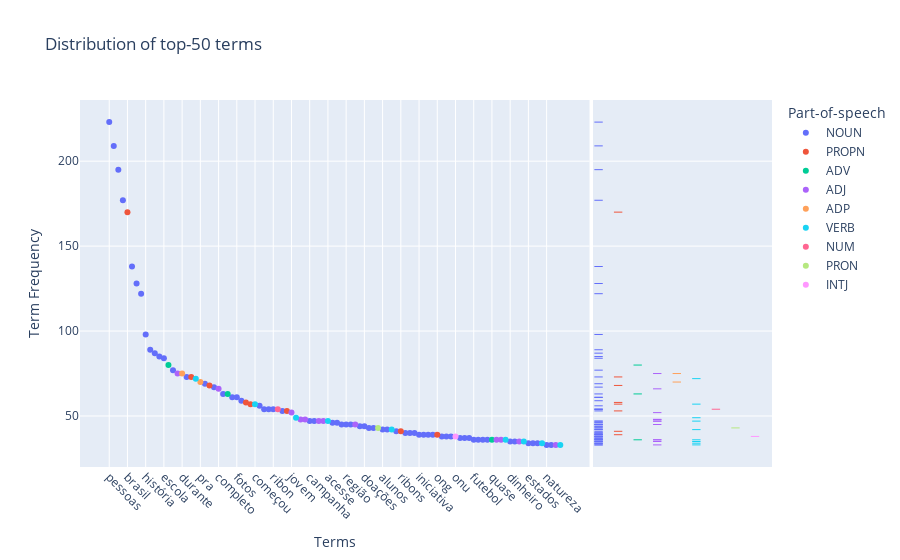

The notebook cell this image was saved under:
### Code cell
plot_wordcloud(data['Without_stopwords'])
plot_term_scatter(data, 'Without_stopwords')

### Figure 1 — Plotly figure (JSON) as saved in the notebook; plotly's stock layout.template omitted (floating-point values rounded to 4 significant figures)
{"data": [{"hovertemplate": "Part-of-speech=NOUN<br>Terms=%{x}<br>Term Frequency=%{y}<extra></extra>", "legendgroup": "NOUN", "marker": {"color": "#636efa", "symbol": "circle"}, "mode": "markers", "name": "NOUN", "orientation": "v", "showlegend": true, "type": "scatter", "x": ["pessoas", "mundo", "mulheres", "projeto", "vida", "crianças", "país", "história", "trabalho", "cidade", "animais", "escola", "água", "lixo", "casa", "texto", "comunidade", "alimentos", "fotos", "ideia", "plástico", "cultura", "situação", "ribon", "jovens", "campanha", "espaço", "janeiro", "ambiente", "empresa", "região", "estudantes", "indígenas", "doações", "rua", "universidade", "alunos", "semana", "mulher", "refugiados", "sul", "série", "iniciativa", "histórias", "países", "vídeo", "população", "violência", "parceria", "objetivo", "educação", "imagens", "futebol", "luta", "indígena", "comunidades", "dinheiro", "organização", "estados", "negras", "mãe", "natureza", "centro"], "xaxis": "x", "y": [223, 209, 195, 177, 138, 128, 122, 98, 89, 87, 85, 84, 77, 73, 69, 67, 63, 61, 61, 59, 56, 54, 54, 54, 53, 47, 47, 46, 46, 45, 45, 45, 44, 44, 43, 43, 42, 42, 41, 40, 40, 40, 39, 39, 39, 39, 38, 38, 38, 37, 37, 37, 36, 36, 36, 36, 35, 35, 34, 34, 34, 33, 33], "yaxis": "y"}, {"alignmentgroup": "True", "boxpoints": "all", "fillcolor": "rgba(255,255,255,0)", "hoveron": "points", "hovertemplate": "Part-of-speech=NOUN<br>Term Frequency=%{y}<extra></extra>", "jitter": 0, "legendgroup": "NOUN", "line": {"color": "rgba(255,255,255,0)"}, "marker": {"color": "#636efa", "symbol": "line-ew-open"}, "name": "NOUN", "offsetgroup": "NOUN", "showlegend": false, "type": "box", "xaxis": "x2", "y": [223, 209, 195, 177, 138, 128, 122, 98, 89, 87, 85, 84, 77, 73, 69, 67, 63, 61, 61, 59, 56, 54, 54, 54, 53, 47, 47, 46, 46, 45, 45, 45, 44, 44, 43, 43, 42, 42, 41, 40, 40, 40, 39, 39, 39, 39, 38, 38, 38, 37, 37, 37, 36, 36, 36, 36, 35, 35, 34, 34, 34, 33, 33], "yaxis": "y2"}, {"hovertemplate": "Part-of-speech=PROPN<br>Terms=%{x}<br>Term Frequency=%{y}<extra></extra>", "legendgroup": "PROPN", "marker": {"color": "#EF553B", "symbol": "circle"}, "mode": "markers", "name": "PROPN", "orientation": "v", "showlegend": true, "type": "scatter", "x": ["brasil", "rio", "paulo", "áfrica", "mundial", "prêmio", "ribons", "ong"], "xaxis": "x", "y": [170, 73, 68, 58, 57, 53, 41, 39], "yaxis": "y"}, {"alignmentgroup": "True", "boxpoints": "all", "fillcolor": "rgba(255,255,255,0)", "hoveron": "points", "hovertemplate": "Part-of-speech=PROPN<br>Term Frequency=%{y}<extra></extra>", "jitter": 0, "legendgroup": "PROPN", "line": {"color": "rgba(255,255,255,0)"}, "marker": {"color": "#EF553B", "symbol": "line-ew-open"}, "name": "PROPN", "offsetgroup": "PROPN", "showlegend": false, "type": "box", "xaxis": "x2", "y": [170, 73, 68, 58, 57, 53, 41, 39], "yaxis": "y2"}, {"hovertemplate": "Part-of-speech=ADV<br>Terms=%{x}<br>Term Frequency=%{y}<extra></extra>", "legendgroup": "ADV", "marker": {"color": "#00cc96", "symbol": "circle"}, "mode": "markers", "name": "ADV", "orientation": "v", "showlegend": true, "type": "scatter", "x": ["hoje", "melhor", "quase"], "xaxis": "x", "y": [80, 63, 36], "yaxis": "y"}, {"alignmentgroup": "True", "boxpoints": "all", "fillcolor": "rgba(255,255,255,0)", "hoveron": "points", "hovertemplate": "Part-of-speech=ADV<br>Term Frequency=%{y}<extra></extra>", "jitter": 0, "legendgroup": "ADV", "line": {"color": "rgba(255,255,255,0)"}, "marker": {"color": "#00cc96", "symbol": "line-ew-open"}, "name": "ADV", "offsetgroup": "ADV", "showlegend": false, "type": "box", "xaxis": "x2", "y": [80, 63, 36], "yaxis": "y2"}, {"hovertemplate": "Part-of-speech=ADJ<br>Terms=%{x}<br>Term Frequency=%{y}<extra></extra>", "legendgroup": "ADJ", "marker": {"color": "#ab63fa", "symbol": "circle"}, "mode": "markers", "name": "ADJ", "orientation": "v", "showlegend": true, "type": "scatter", "x": ["brasileira", "completo", "jovem", "sustentável", "social", "impacto", "brasileiro", "negra", "presente", "sociais", "internacional", "importante"], "xaxis": "x", "y": [75, 66, 52, 48, 48, 47, 47, 45, 36, 36, 35, 33], "yaxis": "y"}, {"alignmentgroup": "True", "boxpoints": "all", "fillcolor": "rgba(255,255,255,0)", "hoveron": "points", "hovertemplate": "Part-of-speech=ADJ<br>Term Frequency=%{y}<extra></extra>", "jitter": 0, "legendgroup": "ADJ", "line": {"color": "rgba(255,255,255,0)"}, "marker": {"color": "#ab63fa", "symbol": "line-ew-open"}, "name": "ADJ", "offsetgroup": "ADJ", "showlegend": false, "type": "box", "xaxis": "x2", "y": [75, 66, 52, 48, 48, 47, 47, 45, 36, 36, 35, 33], "yaxis": "y2"}, {"hovertemplate": "Part-of-speech=ADP<br>Terms=%{x}<br>Term Frequency=%{y}<extra></extra>", "legendgroup": "ADP", "marker": {"color": "#FFA15A", "symbol": "circle"}, "mode": "markers", "name": "ADP", "orientation": "v", "showlegend": true, "type": "scatter", "x": ["durante", "pra"], "xaxis": "x", "y": [75, 70], "yaxis": "y"}, {"alignmentgroup": "True", "boxpoints": "all", "fillcolor": "rgba(255,255,255,0)", "hoveron": "points", "hovertemplate": "Part-of-speech=ADP<br>Term Frequency=%{y}<extra></extra>", "jitter": 0, "legendgroup": "ADP", "line": {"color": "rgba(255,255,255,0)"}, "marker": {"color": "#FFA15A", "symbol": "line-ew-open"}, "name": "ADP", "offsetgroup": "ADP", "showlegend": false, "type": "box", "xaxis": "x2", "y": [75, 70], "yaxis": "y2"}, {"hovertemplate": "Part-of-speech=VERB<br>Terms=%{x}<br>Term Frequency=%{y}<extra></extra>", "legendgroup": "VERB", "marker": {"color": "#19d3f3", "symbol": "circle"}, "mode": "markers", "name": "VERB", "orientation": "v", "showlegend": true, "type": "scatter", "x": ["ajudar", "começou", "conta", "acesse", "criou", "cria", "feito", "conheça", "disse"], "xaxis": "x", "y": [72, 57, 49, 47, 42, 36, 35, 34, 33], "yaxis": "y"}, {"alignmentgroup": "True", "boxpoints": "all", "fillcolor": "rgba(255,255,255,0)", "hoveron": "points", "hovertemplate": "Part-of-speech=VERB<br>Term Frequency=%{y}<extra></extra>", "jitter": 0, "legendgroup": "VERB", "line": {"color": "rgba(255,255,255,0)"}, "marker": {"color": "#19d3f3", "symbol": "line-ew-open"}, "name": "VERB", "offsetgroup": "VERB", "showlegend": false, "type": "box", "xaxis": "x2", "y": [72, 57, 49, 47, 42, 36, 35, 34, 33], "yaxis": "y2"}, {"hovertemplate": "Part-of-speech=NUM<br>Terms=%{x}<br>Term Frequency=%{y}<extra></extra>", "legendgroup": "NUM", "marker": {"color": "#FF6692", "symbol": "circle"}, "mode": "markers", "name": "NUM", "orientation": "v", "showlegend": true, "type": "scatter", "x": ["milhões"], "xaxis": "x", "y": [54], "yaxis": "y"}, {"alignmentgroup": "True", "boxpoints": "all", "fillcolor": "rgba(255,255,255,0)", "hoveron": "points", "hovertemplate": "Part-of-speech=NUM<br>Term Frequency=%{y}<extra></extra>", "jitter": 0, "legendgroup": "NUM", "line": {"color": "rgba(255,255,255,0)"}, "marker": {"color": "#FF6692", "symbol": "line-ew-open"}, "name": "NUM", "offsetgroup": "NUM", "showlegend": false, "type": "box", "xaxis": "x2", "y": [54], "yaxis": "y2"}, {"hovertemplate": "Part-of-speech=PRON<br>Terms=%{x}<br>Term Frequency=%{y}<extra></extra>", "legendgroup": "PRON", "marker": {"color": "#B6E880", "symbol": "circle"}, "mode": "markers", "name": "PRON", "orientation": "v", "showlegend": true, "type": "scatter", "x": ["muitas"], "xaxis": "x", "y": [43], "yaxis": "y"}, {"alignmentgroup": "True", "boxpoints": "all", "fillcolor": "rgba(255,255,255,0)", "hoveron": "points", "hovertemplate": "Part-of-speech=PRON<br>Term Frequency=%{y}<extra></extra>", "jitter": 0, "legendgroup": "PRON", "line": {"color": "rgba(255,255,255,0)"}, "marker": {"color": "#B6E880", "symbol": "line-ew-open"}, "name": "PRON", "offsetgroup": "PRON", "showlegend": false, "type": "box", "xaxis": "x2", "y": [43], "yaxis": "y2"}, {"hovertemplate": "Part-of-speech=INTJ<br>Terms=%{x}<br>Term Frequency=%{y}<extra></extra>", "legendgroup": "INTJ", "marker": {"color": "#FF97FF", "symbol": "circle"}, "mode": "markers", "name": "INTJ", "orientation": "v", "showlegend": true, "type": "scatter", "x": ["onu"], "xaxis": "x", "y": [38], "yaxis": "y"}, {"alignmentgroup": "True", "boxpoints": "all", "fillcolor": "rgba(255,255,255,0)", "hoveron": "points", "hovertemplate": "Part-of-speech=INTJ<br>Term Frequency=%{y}<extra></extra>", "jitter": 0, "legendgroup": "INTJ", "line": {"color": "rgba(255,255,255,0)"}, "marker": {"color": "#FF97FF", "symbol": "line-ew-open"}, "name": "INTJ", "offsetgroup": "INTJ", "showlegend": false, "type": "box", "xaxis": "x2", "y": [38], "yaxis": "y2"}], "layout": {"legend": {"title": {"text": "Part-of-speech"}, "tracegroupgap": 0}, "title": {"text": "Distribution of top-50 terms"}, "xaxis": {"anchor": "y", "categoryorder": "total descending", "domain": [0, 0.7363], "tickangle": 45, "title": {"text": "Terms"}}, "xaxis2": {"anchor": "y2", "domain": [0.7413, 1], "matches": "x2", "showgrid": false, "showline": false, "showticklabels": false, "ticks": ""}, "yaxis": {"anchor": "x", "domain": [0, 1], "title": {"text": "Term Frequency"}}, "yaxis2": {"anchor": "x2", "domain": [0, 1], "matches": "y", "showgrid": true, "showticklabels": false}}}
